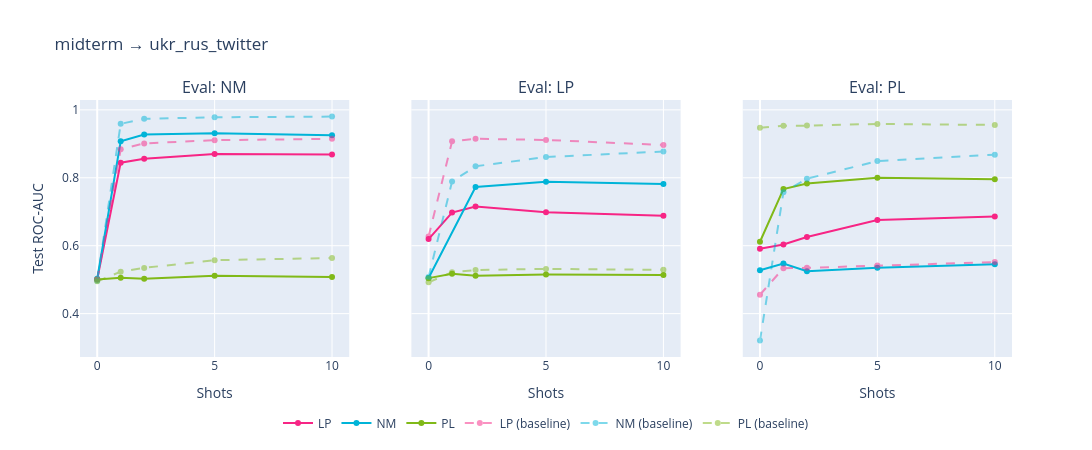

Notebook code cell kept with this figure:
### Code cell
import plotly.graph_objects as go
from plotly.subplots import make_subplots

TRAIN_DATASET = 'midterm'
EVAL_DATASET = 'ukr_rus_twitter'
EVAL_TASKS = ["nm", "lp", "pl"]
colors = {"nm": "#00b4d8", "lp": "#f72585", "pl": "#80b918"}

i_cross = df.train1_dataset.eq(TRAIN_DATASET) & df.eval1_dataset.eq(EVAL_DATASET)
plot_df_cross = df[i_cross].copy()
i_same = (df.train1_dataset.eq(EVAL_DATASET) & df.eval1_dataset.eq(EVAL_DATASET)
          & df.prefix.str.startswith("trained"))
plot_df_same = df[i_same].copy()

fig = make_subplots(rows=1, cols=len(EVAL_TASKS), shared_yaxes=True,
                    subplot_titles=[f"Eval: {t.upper()}" for t in EVAL_TASKS])

seen = set()  # dedupe legend across subplots
for col, eval_task in enumerate(EVAL_TASKS, start=1):
    # Cross (solid)
    sub_c = plot_df_cross[plot_df_cross["eval1_task"] == eval_task]
    for tt in sorted(sub_c["train1_task"].dropna().unique()):
        s = sub_c[sub_c["train1_task"] == tt].sort_values("shot_label").dropna(subset=["test_roc_auc"])
        s.loc[s.test_roc_auc.lt(0.5), 'test_roc_auc'] = 0.5 + (0.5-s.test_roc_auc)
        if not s.pretrained_model_run.duplicated(keep=False).all():
            print(f"Warning: pretrained_model_run is not unique for train1_task={tt} and eval1_task={eval_task}")
        name = tt.upper()
        fig.add_trace(go.Scatter(
            x=s["shot_label"], y=s["test_roc_auc"],
            mode="lines+markers", name=name,
            legendgroup=name, showlegend=name not in seen,
            line=dict(color=colors.get(tt)),
            customdata=s[["display_name", "pretrained_model_run", 'steps']].values,
            hovertemplate="<b>%{customdata[1]}</b><br>shots=%{x}<br>AUC=%{y:.3f}<br>train_steps=%{customdata[2]}<br>%{customdata[0]}<extra></extra>",
        ), row=1, col=col)
        seen.add(name)

    # Same-dataset baseline (dashed)
    sub_s = plot_df_same[plot_df_same["eval1_task"] == eval_task]
    for tt in sorted(sub_s["train1_task"].dropna().unique()):
        s = sub_s[sub_s["train1_task"] == tt].sort_values("shot_label").dropna(subset=["test_roc_auc"])
        if not s.pretrained_model_run.duplicated(keep=False).all():
            print(f"Warning: pretrained_model_run is not unique for train1_task={tt} and eval1_task={eval_task}")
        name = f"{tt.upper()} (baseline)"
        fig.add_trace(go.Scatter(
            x=s["shot_label"], y=s["test_roc_auc"],
            mode="lines+markers", name=name,
            legendgroup=name, showlegend=name not in seen,
            line=dict(color=colors.get(tt), dash="dash"), opacity=0.5,
            customdata=s[["display_name", "pretrained_model_run", 'steps']].values,
            hovertemplate="<b>%{customdata[1]}</b><br>shots=%{x}<br>AUC=%{y:.3f}<br>train_steps=%{customdata[2]}<br>%{customdata[0]}<extra></extra>",
        ), row=1, col=col)
        seen.add(name)

    fig.update_xaxes(title_text="Shots", row=1, col=col)

fig.update_yaxes(title_text="Test ROC-AUC", row=1, col=1)
fig.update_layout(
    title=f"{TRAIN_DATASET} → {EVAL_DATASET}",
    height=450, width=1100,
    legend=dict(orientation="h", y=-0.2, x=0.5, xanchor="center"),
    hovermode="closest",
)
fig.show()

### Figure 1 — Plotly figure (JSON) as saved in the notebook; plotly's stock layout.template omitted (floating-point values rounded to 4 significant figures)
{"data": [{"customdata": [["trained_on_lp_eval_on_nm_0_shot_10_04_2026_13_35_38", "state/train1_midterm_lp_24_03_2026_12_11_22/checkpoint/state_dict_7000.ckpt", 1], ["trained_on_lp_eval_on_nm_1_shot_10_04_2026_13_38_07", "state/train1_midterm_lp_24_03_2026_12_11_22/checkpoint/state_dict_7000.ckpt", 1], ["trained_on_lp_eval_on_nm_2_shot_10_04_2026_13_40_47", "state/train1_midterm_lp_24_03_2026_12_11_22/checkpoint/state_dict_7000.ckpt", 1], ["trained_on_lp_eval_on_nm_5_shot_10_04_2026_13_43_44", "state/train1_midterm_lp_24_03_2026_12_11_22/checkpoint/state_dict_7000.ckpt", 1], ["trained_on_lp_eval_on_nm_10_shot_10_04_2026_13_47_16", "state/train1_midterm_lp_24_03_2026_12_11_22/checkpoint/state_dict_7000.ckpt", 1]], "hovertemplate": "<b>%{customdata[1]}</b><br>shots=%{x}<br>AUC=%{y:.3f}<br>train_steps=%{customdata[2]}<br>%{customdata[0]}<extra></extra>", "legendgroup": "LP", "line": {"color": "#f72585"}, "mode": "lines+markers", "name": "LP", "showlegend": true, "type": "scatter", "x": [0, 1, 2, 5, 10], "xaxis": "x", "y": [0.5014, 0.8445, 0.8562, 0.8697, 0.8682], "yaxis": "y"}, {"customdata": [["trained_on_nm_eval_on_nm_0_shot_10_04_2026_13_18_32", "state/train1_midterm_nm_24_03_2026_12_15_40/checkpoint/state_dict_1000.ckpt", 1], ["trained_on_nm_eval_on_nm_1_shot_10_04_2026_13_21_37", "state/train1_midterm_nm_24_03_2026_12_15_40/checkpoint/state_dict_1000.ckpt", 1], ["trained_on_nm_eval_on_nm_2_shot_10_04_2026_13_24_23", "state/train1_midterm_nm_24_03_2026_12_15_40/checkpoint/state_dict_1000.ckpt", 1], ["trained_on_nm_eval_on_nm_5_shot_10_04_2026_13_27_19", "state/train1_midterm_nm_24_03_2026_12_15_40/checkpoint/state_dict_1000.ckpt", 1], ["trained_on_nm_eval_on_nm_10_shot_10_04_2026_13_30_56", "state/train1_midterm_nm_24_03_2026_12_15_40/checkpoint/state_dict_1000.ckpt", 1]], "hovertemplate": "<b>%{customdata[1]}</b><br>shots=%{x}<br>AUC=%{y:.3f}<br>train_steps=%{customdata[2]}<br>%{customdata[0]}<extra></extra>", "legendgroup": "NM", "line": {"color": "#00b4d8"}, "mode": "lines+markers", "name": "NM", "showlegend": true, "type": "scatter", "x": [0, 1, 2, 5, 10], "xaxis": "x", "y": [0.5026, 0.9075, 0.9272, 0.9314, 0.9255], "yaxis": "y"}, {"customdata": [["trained_on_pl_eval_on_nm_0_shot_10_04_2026_13_51_57", "state/train1_midterm_pl_24_03_2026_12_15_40/checkpoint/state_dict_2000.ckpt", 1], ["trained_on_pl_eval_on_nm_1_shot_10_04_2026_13_54_26", "state/train1_midterm_pl_24_03_2026_12_15_40/checkpoint/state_dict_2000.ckpt", 1], ["trained_on_pl_eval_on_nm_2_shot_10_04_2026_13_57_07", "state/train1_midterm_pl_24_03_2026_12_15_40/checkpoint/state_dict_2000.ckpt", 1], ["trained_on_pl_eval_on_nm_5_shot_10_04_2026_14_00_03", "state/train1_midterm_pl_24_03_2026_12_15_40/checkpoint/state_dict_2000.ckpt", 1], ["trained_on_pl_eval_on_nm_10_shot_10_04_2026_14_03_35", "state/train1_midterm_pl_24_03_2026_12_15_40/checkpoint/state_dict_2000.ckpt", 1]], "hovertemplate": "<b>%{customdata[1]}</b><br>shots=%{x}<br>AUC=%{y:.3f}<br>train_steps=%{customdata[2]}<br>%{customdata[0]}<extra></extra>", "legendgroup": "PL", "line": {"color": "#80b918"}, "mode": "lines+markers", "name": "PL", "showlegend": true, "type": "scatter", "x": [0, 1, 2, 5, 10], "xaxis": "x", "y": [0.5007, 0.5058, 0.5031, 0.5114, 0.5079], "yaxis": "y"}, {"customdata": [["trained_on_lp_eval_on_nm_0_shot_10_04_2026_13_18_47", "state/train1_ukr_rus_twitter_lp_01_04_2026_13_22_05/checkpoint/state_dict_7000.ckpt", 1], ["trained_on_lp_eval_on_nm_1_shot_10_04_2026_13_22_06", "state/train1_ukr_rus_twitter_lp_01_04_2026_13_22_05/checkpoint/state_dict_7000.ckpt", 1], ["trained_on_lp_eval_on_nm_2_shot_10_04_2026_13_24_37", "state/train1_ukr_rus_twitter_lp_01_04_2026_13_22_05/checkpoint/state_dict_7000.ckpt", 1], ["trained_on_lp_eval_on_nm_5_shot_10_04_2026_13_27_22", "state/train1_ukr_rus_twitter_lp_01_04_2026_13_22_05/checkpoint/state_dict_7000.ckpt", 1], ["trained_on_lp_eval_on_nm_10_shot_10_04_2026_13_30_45", "state/train1_ukr_rus_twitter_lp_01_04_2026_13_22_05/checkpoint/state_dict_7000.ckpt", 1]], "hovertemplate": "<b>%{customdata[1]}</b><br>shots=%{x}<br>AUC=%{y:.3f}<br>train_steps=%{customdata[2]}<br>%{customdata[0]}<extra></extra>", "legendgroup": "LP (baseline)", "line": {"color": "#f72585", "dash": "dash"}, "mode": "lines+markers", "name": "LP (baseline)", "opacity": 0.5, "showlegend": true, "type": "scatter", "x": [0, 1, 2, 5, 10], "xaxis": "x", "y": [0.4996, 0.8838, 0.9012, 0.9106, 0.9146], "yaxis": "y"}, {"customdata": [["trained_on_nm_eval_on_nm_0_shot_10_04_2026_13_35_14", "state/train1_ukr_rus_twitter_nm_01_04_2026_13_21_56/checkpoint/state_dict_3000.ckpt", 1], ["trained_on_nm_eval_on_nm_1_shot_10_04_2026_13_37_31", "state/train1_ukr_rus_twitter_nm_01_04_2026_13_21_56/checkpoint/state_dict_3000.ckpt", 1], ["trained_on_nm_eval_on_nm_2_shot_10_04_2026_13_40_03", "state/train1_ukr_rus_twitter_nm_01_04_2026_13_21_56/checkpoint/state_dict_3000.ckpt", 1], ["trained_on_nm_eval_on_nm_5_shot_10_04_2026_13_42_48", "state/train1_ukr_rus_twitter_nm_01_04_2026_13_21_56/checkpoint/state_dict_3000.ckpt", 1], ["trained_on_nm_eval_on_nm_10_shot_10_04_2026_13_46_10", "state/train1_ukr_rus_twitter_nm_01_04_2026_13_21_56/checkpoint/state_dict_3000.ckpt", 1]], "hovertemplate": "<b>%{customdata[1]}</b><br>shots=%{x}<br>AUC=%{y:.3f}<br>train_steps=%{customdata[2]}<br>%{customdata[0]}<extra></extra>", "legendgroup": "NM (baseline)", "line": {"color": "#00b4d8", "dash": "dash"}, "mode": "lines+markers", "name": "NM (baseline)", "opacity": 0.5, "showlegend": true, "type": "scatter", "x": [0, 1, 2, 5, 10], "xaxis": "x", "y": [0.497, 0.9589, 0.9734, 0.9782, 0.9801], "yaxis": "y"}, {"customdata": [["trained_on_pl_08042026_eval_on_nm_0_shot_10_04_2026_13_11_52", "state/train1_ukr_rus_twitter_pl_08_04_2026_15_47_10/state_dict", 1], ["trained_on_pl_08042026_eval_on_nm_1_shot_10_04_2026_13_14_50", "state/train1_ukr_rus_twitter_pl_08_04_2026_15_47_10/state_dict", 1], ["trained_on_pl_08042026_eval_on_nm_2_shot_10_04_2026_13_17_48", "state/train1_ukr_rus_twitter_pl_08_04_2026_15_47_10/state_dict", 1], ["trained_on_pl_08042026_eval_on_nm_5_shot_10_04_2026_13_21_29", "state/train1_ukr_rus_twitter_pl_08_04_2026_15_47_10/state_dict", 1], ["trained_on_pl_08042026_eval_on_nm_10_shot_10_04_2026_13_25_18", "state/train1_ukr_rus_twitter_pl_08_04_2026_15_47_10/state_dict", 1]], "hovertemplate": "<b>%{customdata[1]}</b><br>shots=%{x}<br>AUC=%{y:.3f}<br>train_steps=%{customdata[2]}<br>%{customdata[0]}<extra></extra>", "legendgroup": "PL (baseline)", "line": {"color": "#80b918", "dash": "dash"}, "mode": "lines+markers", "name": "PL (baseline)", "opacity": 0.5, "showlegend": true, "type": "scatter", "x": [0, 1, 2, 5, 10], "xaxis": "x", "y": [0.495, 0.5236, 0.5347, 0.5574, 0.5636], "yaxis": "y"}, {"customdata": [["trained_on_lp_eval_on_lp_0_shot_10_04_2026_13_36_52", "state/train1_midterm_lp_24_03_2026_12_11_22/checkpoint/state_dict_7000.ckpt", 1], ["trained_on_lp_eval_on_lp_1_shot_10_04_2026_13_39_25", "state/train1_midterm_lp_24_03_2026_12_11_22/checkpoint/state_dict_7000.ckpt", 1], ["trained_on_lp_eval_on_lp_2_shot_10_04_2026_13_42_13", "state/train1_midterm_lp_24_03_2026_12_11_22/checkpoint/state_dict_7000.ckpt", 1], ["trained_on_lp_eval_on_lp_5_shot_10_04_2026_13_45_26", "state/train1_midterm_lp_24_03_2026_12_11_22/checkpoint/state_dict_7000.ckpt", 1], ["trained_on_lp_eval_on_lp_10_shot_10_04_2026_13_49_31", "state/train1_midterm_lp_24_03_2026_12_11_22/checkpoint/state_dict_7000.ckpt", 1]], "hovertemplate": "<b>%{customdata[1]}</b><br>shots=%{x}<br>AUC=%{y:.3f}<br>train_steps=%{customdata[2]}<br>%{customdata[0]}<extra></extra>", "legendgroup": "LP", "line": {"color": "#f72585"}, "mode": "lines+markers", "name": "LP", "showlegend": false, "type": "scatter", "x": [0, 1, 2, 5, 10], "xaxis": "x2", "y": [0.6196, 0.6976, 0.7154, 0.6988, 0.6883], "yaxis": "y2"}, {"customdata": [["trained_on_nm_eval_on_lp_0_shot_10_04_2026_13_20_21", "state/train1_midterm_nm_24_03_2026_12_15_40/checkpoint/state_dict_1000.ckpt", 1], ["trained_on_nm_eval_on_lp_2_shot_10_04_2026_13_25_50", "state/train1_midterm_nm_24_03_2026_12_15_40/checkpoint/state_dict_1000.ckpt", 1], ["trained_on_nm_eval_on_lp_5_shot_10_04_2026_13_29_05", "state/train1_midterm_nm_24_03_2026_12_15_40/checkpoint/state_dict_1000.ckpt", 1], ["trained_on_nm_eval_on_lp_10_shot_10_04_2026_13_33_09", "state/train1_midterm_nm_24_03_2026_12_15_40/checkpoint/state_dict_1000.ckpt", 1]], "hovertemplate": "<b>%{customdata[1]}</b><br>shots=%{x}<br>AUC=%{y:.3f}<br>train_steps=%{customdata[2]}<br>%{customdata[0]}<extra></extra>", "legendgroup": "NM", "line": {"color": "#00b4d8"}, "mode": "lines+markers", "name": "NM", "showlegend": false, "type": "scatter", "x": [0, 2, 5, 10], "xaxis": "x2", "y": [0.5051, 0.7729, 0.7883, 0.782], "yaxis": "y2"}, {"customdata": [["trained_on_pl_eval_on_lp_0_shot_10_04_2026_13_53_12", "state/train1_midterm_pl_24_03_2026_12_15_40/checkpoint/state_dict_2000.ckpt", 1], ["trained_on_pl_eval_on_lp_1_shot_10_04_2026_13_55_45", "state/train1_midterm_pl_24_03_2026_12_15_40/checkpoint/state_dict_2000.ckpt", 1], ["trained_on_pl_eval_on_lp_2_shot_10_04_2026_13_58_32", "state/train1_midterm_pl_24_03_2026_12_15_40/checkpoint/state_dict_2000.ckpt", 1], ["trained_on_pl_eval_on_lp_5_shot_10_04_2026_14_01_44", "state/train1_midterm_pl_24_03_2026_12_15_40/checkpoint/state_dict_2000.ckpt", 1], ["trained_on_pl_eval_on_lp_10_shot_10_04_2026_14_05_49", "state/train1_midterm_pl_24_03_2026_12_15_40/checkpoint/state_dict_2000.ckpt", 1]], "hovertemplate": "<b>%{customdata[1]}</b><br>shots=%{x}<br>AUC=%{y:.3f}<br>train_steps=%{customdata[2]}<br>%{customdata[0]}<extra></extra>", "legendgroup": "PL", "line": {"color": "#80b918"}, "mode": "lines+markers", "name": "PL", "showlegend": false, "type": "scatter", "x": [0, 1, 2, 5, 10], "xaxis": "x2", "y": [0.5045, 0.5173, 0.5115, 0.5151, 0.5141], "yaxis": "y2"}, {"customdata": [["trained_on_lp_eval_on_lp_0_shot_10_04_2026_13_20_55", "state/train1_ukr_rus_twitter_lp_01_04_2026_13_22_05/checkpoint/state_dict_7000.ckpt", 1], ["trained_on_lp_eval_on_lp_1_shot_10_04_2026_13_23_22", "state/train1_ukr_rus_twitter_lp_01_04_2026_13_22_05/checkpoint/state_dict_7000.ckpt", 1], ["trained_on_lp_eval_on_lp_2_shot_10_04_2026_13_25_59", "state/train1_ukr_rus_twitter_lp_01_04_2026_13_22_05/checkpoint/state_dict_7000.ckpt", 1], ["trained_on_lp_eval_on_lp_5_shot_10_04_2026_13_29_01", "state/train1_ukr_rus_twitter_lp_01_04_2026_13_22_05/checkpoint/state_dict_7000.ckpt", 1], ["trained_on_lp_eval_on_lp_10_shot_10_04_2026_13_32_56", "state/train1_ukr_rus_twitter_lp_01_04_2026_13_22_05/checkpoint/state_dict_7000.ckpt", 1]], "hovertemplate": "<b>%{customdata[1]}</b><br>shots=%{x}<br>AUC=%{y:.3f}<br>train_steps=%{customdata[2]}<br>%{customdata[0]}<extra></extra>", "legendgroup": "LP (baseline)", "line": {"color": "#f72585", "dash": "dash"}, "mode": "lines+markers", "name": "LP (baseline)", "opacity": 0.5, "showlegend": false, "type": "scatter", "x": [0, 1, 2, 5, 10], "xaxis": "x2", "y": [0.6275, 0.9074, 0.9148, 0.9113, 0.8965], "yaxis": "y2"}, {"customdata": [["trained_on_nm_eval_on_lp_0_shot_10_04_2026_13_36_23", "state/train1_ukr_rus_twitter_nm_01_04_2026_13_21_56/checkpoint/state_dict_3000.ckpt", 1], ["trained_on_nm_eval_on_lp_1_shot_10_04_2026_13_38_46", "state/train1_ukr_rus_twitter_nm_01_04_2026_13_21_56/checkpoint/state_dict_3000.ckpt", 1], ["trained_on_nm_eval_on_lp_2_shot_10_04_2026_13_41_25", "state/train1_ukr_rus_twitter_nm_01_04_2026_13_21_56/checkpoint/state_dict_3000.ckpt", 1], ["trained_on_nm_eval_on_lp_5_shot_10_04_2026_13_44_26", "state/train1_ukr_rus_twitter_nm_01_04_2026_13_21_56/checkpoint/state_dict_3000.ckpt", 1], ["trained_on_nm_eval_on_lp_10_shot_10_04_2026_13_48_19", "state/train1_ukr_rus_twitter_nm_01_04_2026_13_21_56/checkpoint/state_dict_3000.ckpt", 1]], "hovertemplate": "<b>%{customdata[1]}</b><br>shots=%{x}<br>AUC=%{y:.3f}<br>train_steps=%{customdata[2]}<br>%{customdata[0]}<extra></extra>", "legendgroup": "NM (baseline)", "line": {"color": "#00b4d8", "dash": "dash"}, "mode": "lines+markers", "name": "NM (baseline)", "opacity": 0.5, "showlegend": false, "type": "scatter", "x": [0, 1, 2, 5, 10], "xaxis": "x2", "y": [0.5082, 0.7891, 0.8339, 0.8611, 0.8774], "yaxis": "y2"}, {"customdata": [["trained_on_pl_08042026_eval_on_lp_0_shot_10_04_2026_13_13_29", "state/train1_ukr_rus_twitter_pl_08_04_2026_15_47_10/state_dict", 1], ["trained_on_pl_08042026_eval_on_lp_1_shot_10_04_2026_13_16_08", "state/train1_ukr_rus_twitter_pl_08_04_2026_15_47_10/state_dict", 1], ["trained_on_pl_08042026_eval_on_lp_2_shot_10_04_2026_13_19_59", "state/train1_ukr_rus_twitter_pl_08_04_2026_15_47_10/state_dict", 1], ["trained_on_pl_08042026_eval_on_lp_5_shot_10_04_2026_13_23_26", "state/train1_ukr_rus_twitter_pl_08_04_2026_15_47_10/state_dict", 1], ["trained_on_pl_08042026_eval_on_lp_10_shot_10_04_2026_13_27_34", "state/train1_ukr_rus_twitter_pl_08_04_2026_15_47_10/state_dict", 1]], "hovertemplate": "<b>%{customdata[1]}</b><br>shots=%{x}<br>AUC=%{y:.3f}<br>train_steps=%{customdata[2]}<br>%{customdata[0]}<extra></extra>", "legendgroup": "PL (baseline)", "line": {"color": "#80b918", "dash": "dash"}, "mode": "lines+markers", "name": "PL (baseline)", "opacity": 0.5, "showlegend": false, "type": "scatter", "x": [0, 1, 2, 5, 10], "xaxis": "x2", "y": [0.4923, 0.5218, 0.5284, 0.5318, 0.5289], "yaxis": "y2"}, {"customdata": [["trained_on_lp_eval_on_pl_0_shot_10_04_2026_13_37_29", "state/train1_midterm_lp_24_03_2026_12_11_22/checkpoint/state_dict_7000.ckpt", 1], ["trained_on_lp_eval_on_pl_1_shot_10_04_2026_13_40_04", "state/train1_midterm_lp_24_03_2026_12_11_22/checkpoint/state_dict_7000.ckpt", 1], ["trained_on_lp_eval_on_pl_2_shot_10_04_2026_13_42_56", "state/train1_midterm_lp_24_03_2026_12_11_22/checkpoint/state_dict_7000.ckpt", 1], ["trained_on_lp_eval_on_pl_5_shot_10_04_2026_13_46_16", "state/train1_midterm_lp_24_03_2026_12_11_22/checkpoint/state_dict_7000.ckpt", 1], ["trained_on_lp_eval_on_pl_10_shot_10_04_2026_13_50_34", "state/train1_midterm_lp_24_03_2026_12_11_22/checkpoint/state_dict_7000.ckpt", 1]], "hovertemplate": "<b>%{customdata[1]}</b><br>shots=%{x}<br>AUC=%{y:.3f}<br>train_steps=%{customdata[2]}<br>%{customdata[0]}<extra></extra>", "legendgroup": "LP", "line": {"color": "#f72585"}, "mode": "lines+markers", "name": "LP", "showlegend": false, "type": "scatter", "x": [0, 1, 2, 5, 10], "xaxis": "x3", "y": [0.5908, 0.6033, 0.6255, 0.676, 0.6861], "yaxis": "y3"}, {"customdata": [["trained_on_nm_eval_on_pl_0_shot_10_04_2026_13_21_00", "state/train1_midterm_nm_24_03_2026_12_15_40/checkpoint/state_dict_1000.ckpt", 1], ["trained_on_nm_eval_on_pl_1_shot_10_04_2026_13_23_40", "state/train1_midterm_nm_24_03_2026_12_15_40/checkpoint/state_dict_1000.ckpt", 1], ["trained_on_nm_eval_on_pl_2_shot_10_04_2026_13_26_33", "state/train1_midterm_nm_24_03_2026_12_15_40/checkpoint/state_dict_1000.ckpt", 1], ["trained_on_nm_eval_on_pl_5_shot_10_04_2026_13_29_55", "state/train1_midterm_nm_24_03_2026_12_15_40/checkpoint/state_dict_1000.ckpt", 1], ["trained_on_nm_eval_on_pl_10_shot_10_04_2026_13_34_14", "state/train1_midterm_nm_24_03_2026_12_15_40/checkpoint/state_dict_1000.ckpt", 1]], "hovertemplate": "<b>%{customdata[1]}</b><br>shots=%{x}<br>AUC=%{y:.3f}<br>train_steps=%{customdata[2]}<br>%{customdata[0]}<extra></extra>", "legendgroup": "NM", "line": {"color": "#00b4d8"}, "mode": "lines+markers", "name": "NM", "showlegend": false, "type": "scatter", "x": [0, 1, 2, 5, 10], "xaxis": "x3", "y": [0.5277, 0.5473, 0.5252, 0.5352, 0.5453], "yaxis": "y3"}, {"customdata": [["trained_on_pl_eval_on_pl_0_shot_10_04_2026_13_53_49", "state/train1_midterm_pl_24_03_2026_12_15_40/checkpoint/state_dict_2000.ckpt", 1], ["trained_on_pl_eval_on_pl_1_shot_10_04_2026_13_56_25", "state/train1_midterm_pl_24_03_2026_12_15_40/checkpoint/state_dict_2000.ckpt", 1], ["trained_on_pl_eval_on_pl_2_shot_10_04_2026_13_59_15", "state/train1_midterm_pl_24_03_2026_12_15_40/checkpoint/state_dict_2000.ckpt", 1], ["trained_on_pl_eval_on_pl_5_shot_10_04_2026_14_02_35", "state/train1_midterm_pl_24_03_2026_12_15_40/checkpoint/state_dict_2000.ckpt", 1], ["trained_on_pl_eval_on_pl_10_shot_10_04_2026_14_06_53", "state/train1_midterm_pl_24_03_2026_12_15_40/checkpoint/state_dict_2000.ckpt", 1]], "hovertemplate": "<b>%{customdata[1]}</b><br>shots=%{x}<br>AUC=%{y:.3f}<br>train_steps=%{customdata[2]}<br>%{customdata[0]}<extra></extra>", "legendgroup": "PL", "line": {"color": "#80b918"}, "mode": "lines+markers", "name": "PL", "showlegend": false, "type": "scatter", "x": [0, 1, 2, 5, 10], "xaxis": "x3", "y": [0.6116, 0.7669, 0.7829, 0.7998, 0.7957], "yaxis": "y3"}, {"customdata": [["trained_on_lp_eval_on_pl_0_shot_10_04_2026_13_21_31", "state/train1_ukr_rus_twitter_lp_01_04_2026_13_22_05/checkpoint/state_dict_7000.ckpt", 1], ["trained_on_lp_eval_on_pl_1_shot_10_04_2026_13_23_58", "state/train1_ukr_rus_twitter_lp_01_04_2026_13_22_05/checkpoint/state_dict_7000.ckpt", 1], ["trained_on_lp_eval_on_pl_2_shot_10_04_2026_13_26_38", "state/train1_ukr_rus_twitter_lp_01_04_2026_13_22_05/checkpoint/state_dict_7000.ckpt", 1], ["trained_on_lp_eval_on_pl_5_shot_10_04_2026_13_29_48", "state/train1_ukr_rus_twitter_lp_01_04_2026_13_22_05/checkpoint/state_dict_7000.ckpt", 1], ["trained_on_lp_eval_on_pl_10_shot_10_04_2026_13_33_55", "state/train1_ukr_rus_twitter_lp_01_04_2026_13_22_05/checkpoint/state_dict_7000.ckpt", 1]], "hovertemplate": "<b>%{customdata[1]}</b><br>shots=%{x}<br>AUC=%{y:.3f}<br>train_steps=%{customdata[2]}<br>%{customdata[0]}<extra></extra>", "legendgroup": "LP (baseline)", "line": {"color": "#f72585", "dash": "dash"}, "mode": "lines+markers", "name": "LP (baseline)", "opacity": 0.5, "showlegend": false, "type": "scatter", "x": [0, 1, 2, 5, 10], "xaxis": "x3", "y": [0.4557, 0.534, 0.5348, 0.542, 0.5518], "yaxis": "y3"}, {"customdata": [["trained_on_nm_eval_on_pl_0_shot_10_04_2026_13_36_56", "state/train1_ukr_rus_twitter_nm_01_04_2026_13_21_56/checkpoint/state_dict_3000.ckpt", 1], ["trained_on_nm_eval_on_pl_1_shot_10_04_2026_13_39_24", "state/train1_ukr_rus_twitter_nm_01_04_2026_13_21_56/checkpoint/state_dict_3000.ckpt", 1], ["trained_on_nm_eval_on_pl_2_shot_10_04_2026_13_42_04", "state/train1_ukr_rus_twitter_nm_01_04_2026_13_21_56/checkpoint/state_dict_3000.ckpt", 1], ["trained_on_nm_eval_on_pl_5_shot_10_04_2026_13_45_13", "state/train1_ukr_rus_twitter_nm_01_04_2026_13_21_56/checkpoint/state_dict_3000.ckpt", 1], ["trained_on_nm_eval_on_pl_10_shot_10_04_2026_13_49_19", "state/train1_ukr_rus_twitter_nm_01_04_2026_13_21_56/checkpoint/state_dict_3000.ckpt", 1]], "hovertemplate": "<b>%{customdata[1]}</b><br>shots=%{x}<br>AUC=%{y:.3f}<br>train_steps=%{customdata[2]}<br>%{customdata[0]}<extra></extra>", "legendgroup": "NM (baseline)", "line": {"color": "#00b4d8", "dash": "dash"}, "mode": "lines+markers", "name": "NM (baseline)", "opacity": 0.5, "showlegend": false, "type": "scatter", "x": [0, 1, 2, 5, 10], "xaxis": "x3", "y": [0.3207, 0.7574, 0.7972, 0.8493, 0.868], "yaxis": "y3"}, {"customdata": [["trained_on_pl_08042026_eval_on_pl_0_shot_10_04_2026_13_14_07", "state/train1_ukr_rus_twitter_pl_08_04_2026_15_47_10/state_dict", 1], ["trained_on_pl_08042026_eval_on_pl_1_shot_10_04_2026_13_17_01", "state/train1_ukr_rus_twitter_pl_08_04_2026_15_47_10/state_dict", 1], ["trained_on_pl_08042026_eval_on_pl_2_shot_10_04_2026_13_20_42", "state/train1_ukr_rus_twitter_pl_08_04_2026_15_47_10/state_dict", 1], ["trained_on_pl_08042026_eval_on_pl_5_shot_10_04_2026_13_24_17", "state/train1_ukr_rus_twitter_pl_08_04_2026_15_47_10/state_dict", 1], ["trained_on_pl_08042026_eval_on_pl_10_shot_10_04_2026_13_28_38", "state/train1_ukr_rus_twitter_pl_08_04_2026_15_47_10/state_dict", 1]], "hovertemplate": "<b>%{customdata[1]}</b><br>shots=%{x}<br>AUC=%{y:.3f}<br>train_steps=%{customdata[2]}<br>%{customdata[0]}<extra></extra>", "legendgroup": "PL (baseline)", "line": {"color": "#80b918", "dash": "dash"}, "mode": "lines+markers", "name": "PL (baseline)", "opacity": 0.5, "showlegend": false, "type": "scatter", "x": [0, 1, 2, 5, 10], "xaxis": "x3", "y": [0.9475, 0.953, 0.9536, 0.9585, 0.9555], "yaxis": "y3"}], "layout": {"annotations": [{"font": {"size": 16}, "showarrow": false, "text": "Eval: NM", "x": 0.1444, "xanchor": "center", "xref": "paper", "y": 1, "yanchor": "bottom", "yref": "paper"}, {"font": {"size": 16}, "showarrow": false, "text": "Eval: LP", "x": 0.5, "xanchor": "center", "xref": "paper", "y": 1, "yanchor": "bottom", "yref": "paper"}, {"font": {"size": 16}, "showarrow": false, "text": "Eval: PL", "x": 0.8556, "xanchor": "center", "xref": "paper", "y": 1, "yanchor": "bottom", "yref": "paper"}], "height": 450, "hovermode": "closest", "legend": {"orientation": "h", "x": 0.5, "xanchor": "center", "y": -0.2}, "title": {"text": "midterm → ukr_rus_twitter"}, "width": 1100, "xaxis": {"anchor": "y", "domain": [0, 0.2889], "title": {"text": "Shots"}}, "xaxis2": {"anchor": "y2", "domain": [0.3556, 0.6444], "title": {"text": "Shots"}}, "xaxis3": {"anchor": "y3", "domain": [0.7111, 1], "title": {"text": "Shots"}}, "yaxis": {"anchor": "x", "domain": [0, 1], "title": {"text": "Test ROC-AUC"}}, "yaxis2": {"anchor": "x2", "domain": [0, 1], "matches": "y", "showticklabels": false}, "yaxis3": {"anchor": "x3", "domain": [0, 1], "matches": "y", "showticklabels": false}}}
